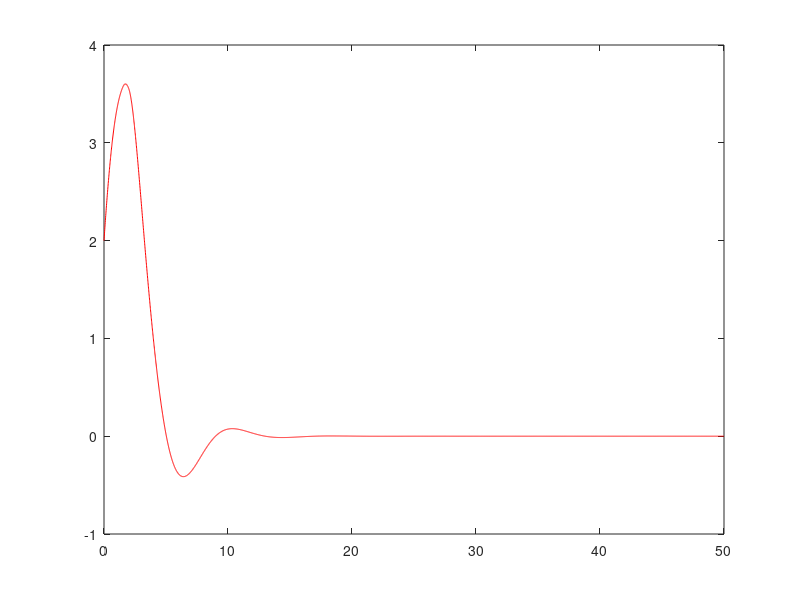
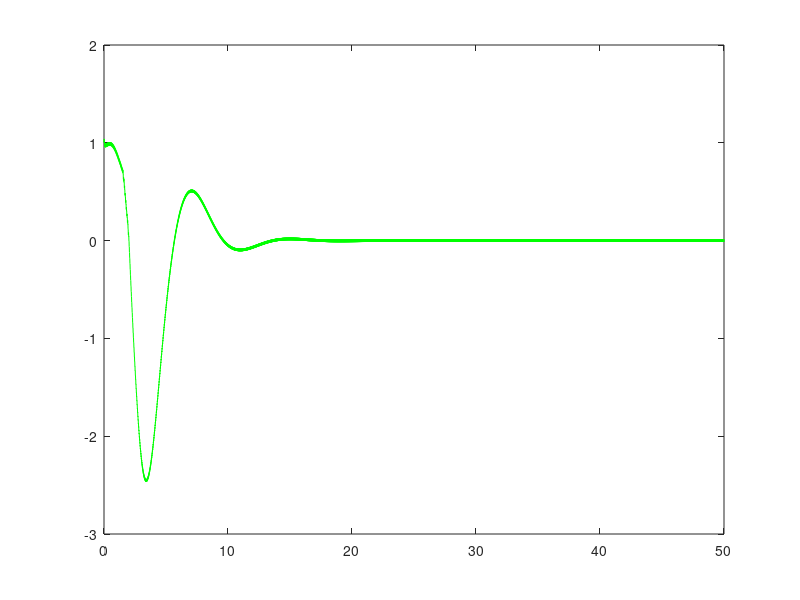

Reproduce these figures in MATLAB, in order.
clc 
clear
x1(1) = 2;
x2(1) = 1 ;
h= 0.01 ;
a=1;
b= 1 ;
K1 = 10 ;
K2 = 11 ;
K3 = 12 ;
K4 = 100 ;
u(1) = 0 ;
t = 0:h:50 ;
for n=1 : length(t)
    s(n) = x1(n);
    phi_1(n) = x1(n) ;
    phi_2(n) = x2(n)+sin(x1(n));
    phi_3(n) = a*x1(n)*x1(n) +(1+b)*u(n)+x2(n)*cos(x1(n))+sin(x1(n))*cos(x1(n));
    x1_dot(n) = x2(n)+sin(x1(n)) ;
    x2_dot(n)  = a*x1(n)*x1(n)+(1+b)*u(n);
    v(n) = (1/1+b)*(-a*2*x1(n)*x1_dot(n)+x1_dot(n)*x2(n)*sin(x1(n))-x1_dot(n)*cos(x1(n))*cos(x1(n))+x1_dot(n)*sin(x1(n))*sin(x1(n))-x2_dot(n)*cos(x1(n))-K1*phi_1(n)-K2*phi_2(n)-K3*phi_3(n)-K4*sign(phi_3(n)));
    u(n+1) = u(n) + h*v(n);
    x1(n+1) = x1(n) + h*(x2(n)+sin(x1(n))) ;
    x2(n+1) = x2(n) + h*(a*x1(n)*x1(n)+(1+b)*u(n)) ;
end
figure(1)
plot(t,x1(1:end-1),'r')
figure(2)
plot(t,x2(1:end-1),'g')
figure(3)
% plot(t,u,'b')